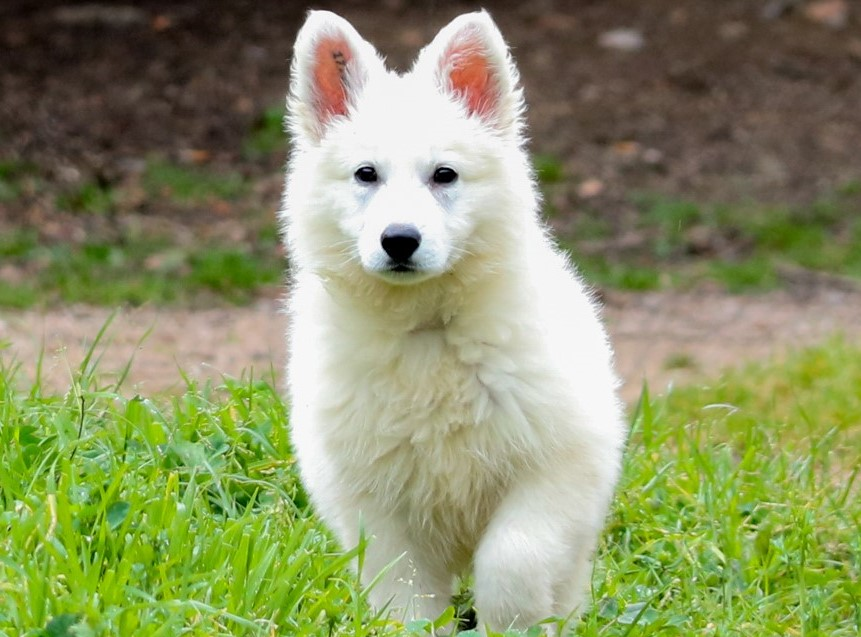
#> input picture Image1.png, 861 x 637 px
$ jupyter execute --allow-errors 'GénéralitéDCT.ipynb'
#> lines starting #> are read from the running program, lines starting #| are printed output that depends on the picture
#Introduction
La Compression JPEG (Joint Photographic Experts Group) est une technique couramment utilisée pour réduire la taille des fichiers d'images sans compromettre de manière significative leur qualité visuelle. Ce premier Notebook sert d'illustration à notre compréhension de la Transformée en Cosinus Discrète (DCT), une technique fondamentale utilisée dans la compression JPEG. Nous explorerons les raisons pour lesquelles la DCT revêt un intérêt particulier et comment ses coefficients peuvent exercer une influence sur le rendu final de l'image. Ce jupyter étant interractif, il est fortement encourager de faire varier les curseurs pour mieux comprendre les concepts abordés.

[cell 1]
#Importations des bibliothèques nécessaires
from PIL import Image
import numpy as np
from PIL import ImageOps
from IPython.display import display
from PIL import Image
import matplotlib.pyplot as plt
from ipywidgets import interact, IntSlider
from matplotlib.patches import Rectangle
#!pip install matplotlib ipywidgets
#!pip install huffman

# 1. Pré-traitemnet de l'image

Nous allons utiliser une image de 637 pixels de largeur, 861 pixels de hauteur et utilisant les 3 canaux de couleur (R,G,B). Nous retrouvons ces informations ci-dessous. Nous réprésentons l'image comme une matrice de pixels.

[cell 2]
# Charger l'image RGB
image_path = './Image1.png'
try:
    image = Image.open(image_path)
#> image is the input picture: PIL image 861x637 RGB; mean R, G, B 139.4, 146.5, 102.4
except FileNotFoundError:
    print(f"Erreur : Fichier '{image_path}' introuvable.")

# Convertir l'image en une matrice NumPy de pixels
matrice_pixel = np.array(image)
print("Dimensions de la matrice des pixels:" , matrice_pixel.shape)
#| Dimensions de la matrice des pixels: (637, 861, 3)

Nous commençons par convertir notre image RGB dans l'espace YCbCr et appliquons un échantillonnage de chrominance.

[cell 3]
def rgb_to_ycbcr(rgb_image):
    # Convertir une image RGB en espace colorimétrique YCbCr
    if rgb_image.mode != 'RGB':
        raise ValueError("L'image doit être en mode RGB.")

    # Extraire les canaux RGB
    r, g, b = rgb_image.split()
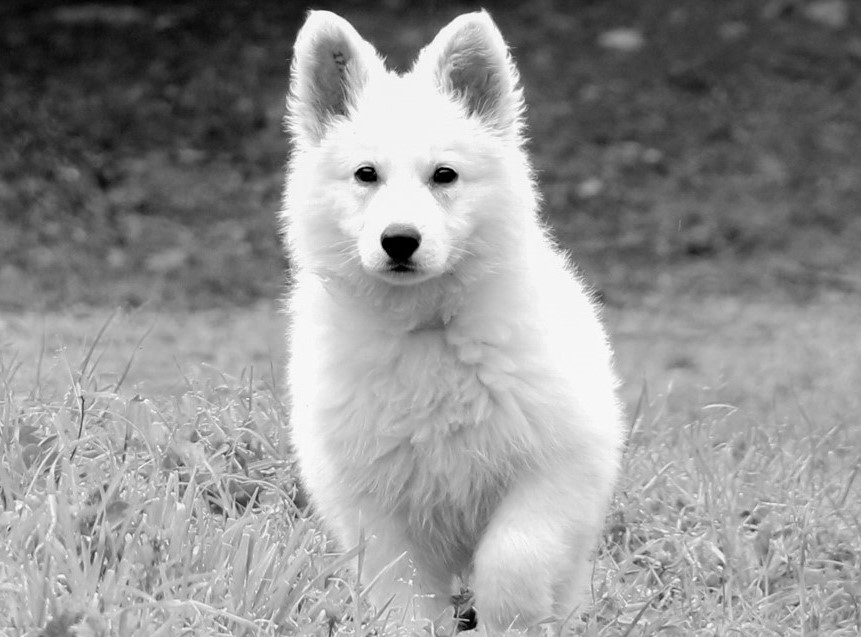
#> g: PIL image 861x637 L; min 0, max 255, mean 146.5
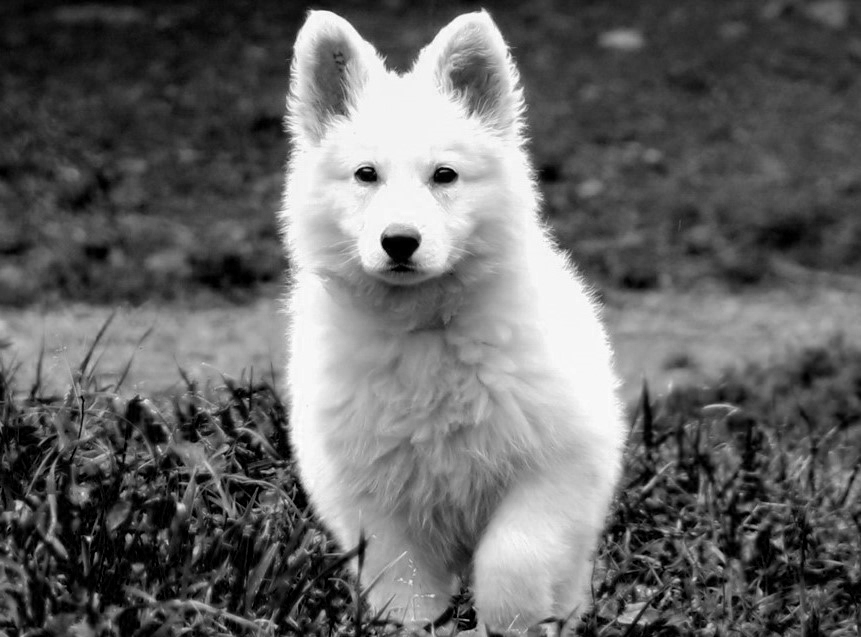
#> b: PIL image 861x637 L; min 0, max 255, mean 102.4

    # Convertir en tableaux NumPy
    r_array = np.array(r, dtype=np.float32)
    g_array = np.array(g, dtype=np.float32)
    b_array = np.array(b, dtype=np.float32)

    # Appliquer la conversion YCbCr
    y_array = 0.299 * r_array + 0.587 * g_array + 0.114 * b_array
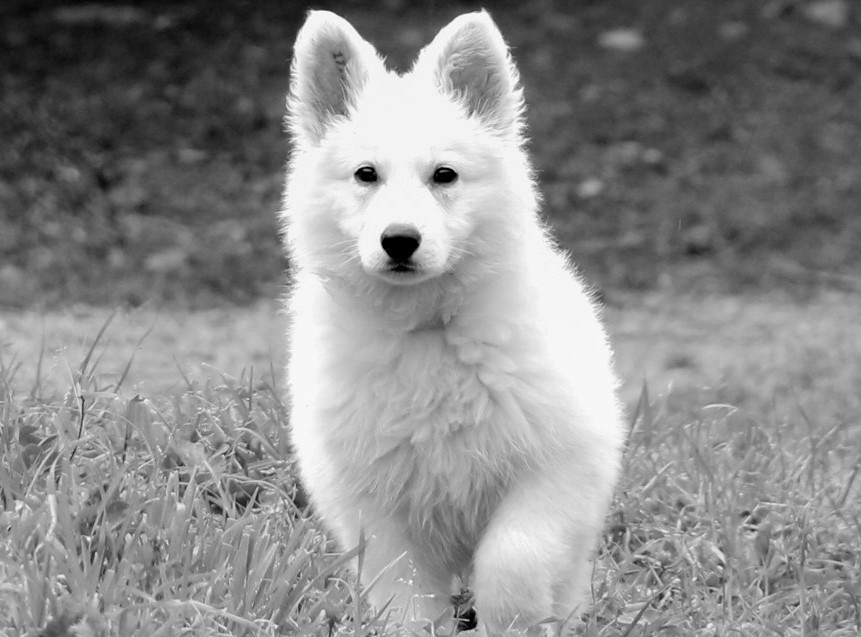
#> y_array: shape (637, 861) float32; min 0, max 255, mean 139.4
    cb_array = 128 - 0.1687 * r_array - 0.3313 * g_array + 0.5 * b_array
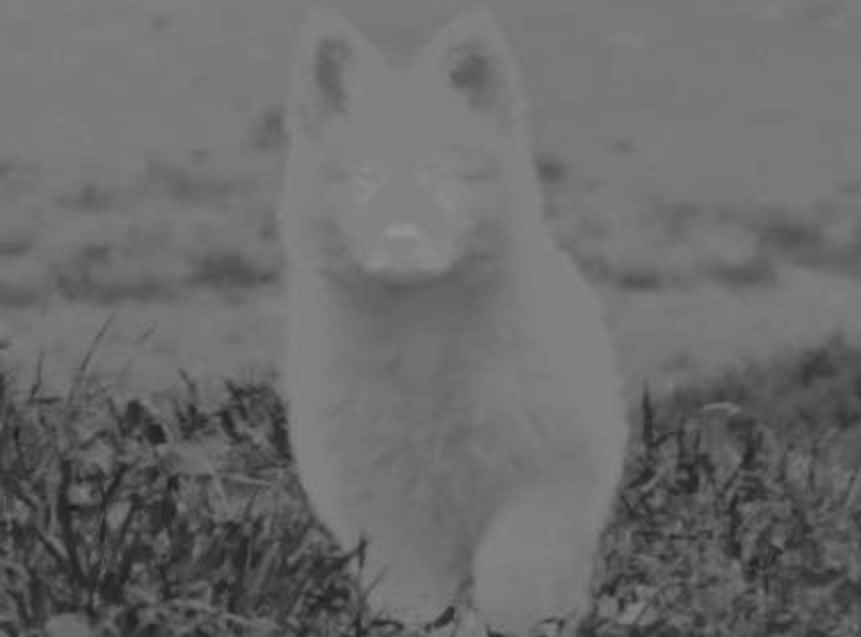
#> cb_array: shape (637, 861) float32; min 25.77, max 147.2, mean 107.1
    cr_array = 128 + 0.5 * r_array - 0.419 * g_array - 0.081 * b_array
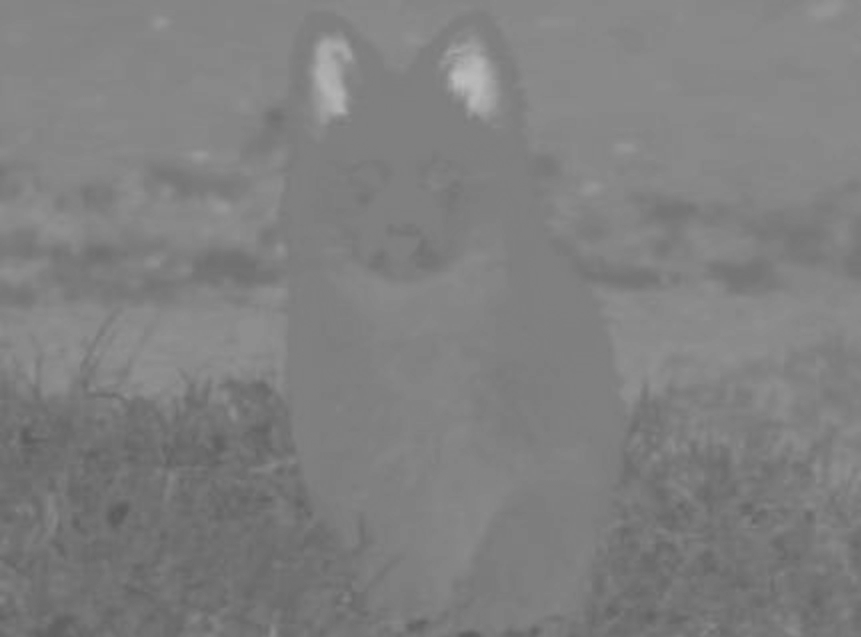
#> cr_array: shape (637, 861) float32; min 90.78, max 190.2, mean 128

    # Limiter les valeurs aux plages valides
    y_array = np.clip(y_array, 0, 255)
    cb_array = np.clip(cb_array, 0, 255)
    cr_array = np.clip(cr_array, 0, 255)

    # Regrouper les canaux Y, Cb, Cr
    ycbcr_array = np.stack((y_array, cb_array, cr_array), axis=-1)
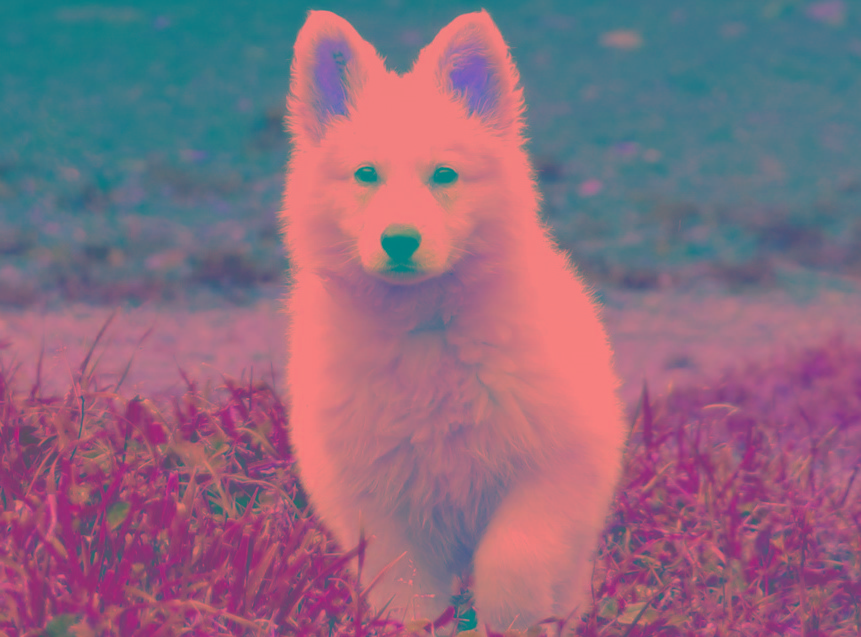
#> ycbcr_array: shape (637, 861, 3) float32; mean of channels 0, 1, 2 139.4, 107.1, 128; drawn as R, G, B

    # Convertir les valeurs en entiers non signés 8 bits
    ycbcr_array = ycbcr_array.astype('uint8')

    # Créer une image YCbCr à partir du tableau NumPy
    ycbcr_image = Image.fromarray(ycbcr_array)

    return ycbcr_image

# Appliquer la conversion et le sous-échantillonnage
ycbcr_image = rgb_to_ycbcr(image)

# Convertir en tableau NumPy
ycbcr_array = np.array(ycbcr_image)

# Définir la taille du bloc
block_size = 2

# Obtenez la hauteur et la largeur de l'image
height, width, _ = ycbcr_array.shape
#> height = 637; width = 861

# Créer une copie de l'image pour stocker le résultat
ycbcr_array_averaged = ycbcr_array.copy()

# Diviser l'image en blocs 2x2 et faire la moyenne des pixels pour chaque bloc
for i in range(0, height, block_size):
    for j in range(0, width, block_size):
        # Extraire un bloc 2x2 de l'image Y
        block = ycbcr_array[i:i+block_size, j:j+block_size, 0]

        # Calculer la moyenne des pixels dans le bloc
        average_value = np.mean(block)

        # Remplacer tous les pixels du bloc par la moyenne calculée
        ycbcr_array_averaged[i:i+block_size, j:j+block_size, 0] = average_value

ycbcr_image_after_subsampling = Image.fromarray(ycbcr_array.astype(np.uint8), 'YCbCr')

# Créer une figure avec 1 ligne et 3 colonnes
#> (the rest of this cell did not finish here and is left out)

Nous allons maintenant soustraire une valeur constante (comme 128) de chaque composante de couleur pour centrer les valeurs autour de zéro.

[cell 4]
def centralisation(ycbcr_array):
    # Créer une matrice de soustraction de 128 avec la même forme que ycbcr_array
    soustraction_128 = np.full_like(ycbcr_array, 128, dtype=int)

    # Soustraire individuellement 128 à chaque valeur
    ycbcr_centralized = ycbcr_array - soustraction_128
    return ycbcr_centralized

# Appeler la fonction avec votre ycbcr_array
ycbcr_array = centralisation(ycbcr_array)

# 2.  Encodeur JPGEG

## 2.1 Représentation de l'image en signal

Dans l'espace colorimétrique YCbCr, la première composante est la composante Y, qui représente la luminance. Nous allons commencer par extraire le canal Y (luminance) de notre image d'origine qui a été convertie en YCbCr et échantillonnée. Les principes que nous aborderons à partir de maintenant s'appliqueront également aux autres composantes Cb et Cr.

[cell 5]
# Extraire le canal Y (niveau de gris) de l'image YCbCr
y_channel, cb_channel, cr_channel = np.split(ycbcr_array, 3, axis=-1)
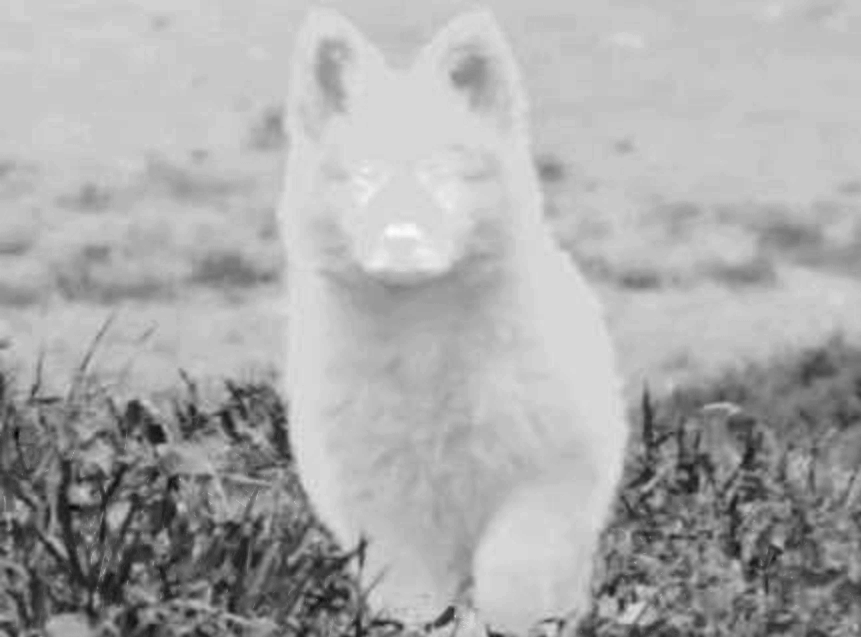
#> cb_channel: shape (637, 861, 1) int64; min -103, max 19, mean -21.33; drawn with min black and max white
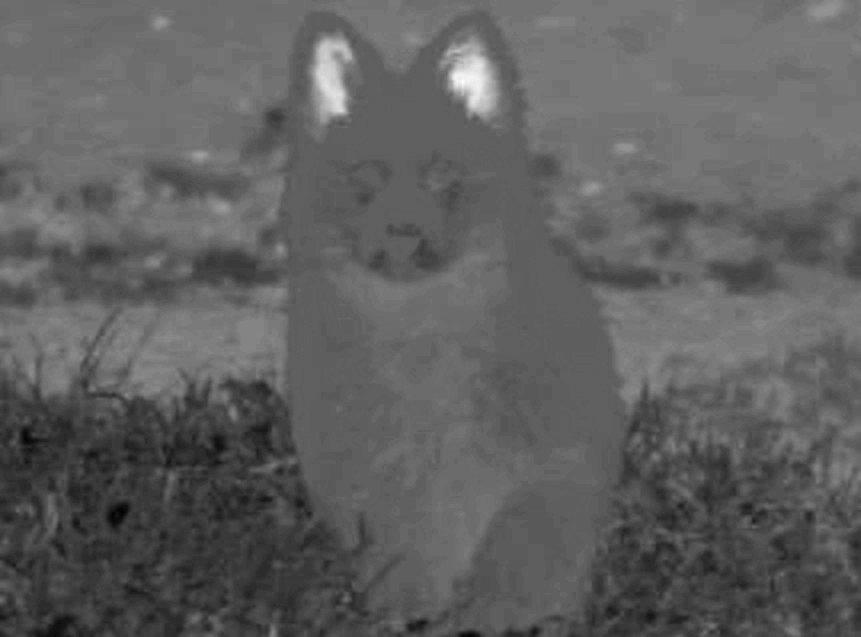
#> cr_channel: shape (637, 861, 1) int64; min -38, max 62, mean -0.4; drawn with min black and max white
# Afficher l'image en niveaux de gris
plt.figure(figsize=(8, 8))
#> (this line was passed over: IPython is not available in this run)
plt.subplot(211)
#> (this line was passed over: IPython is not available in this run)
plt.imshow(y_channel,cmap='gray')
#> (this line was passed over: IPython is not available in this run)
plt.title('Image en niveaux de gris (Y channel)')
#> (this line was passed over: IPython is not available in this run)
#> the sliders are set to indexligne = 100

Nous allons traiter l'image comme un signal. Si nous découpons une rangée particulière de l'image, nous devrions obtenir une rangée de pixels, chacun de valeur entre 0 et 255. Et comme nous avons centré nos valeurs en soustrayant 128, nous obtenons un signal avec des valeurs entre -128 et 127.
Vous pouvez utiliser le curseur et changer "indexligne" pour voir les signaux générés par chaque ligne correspondant à une portion de l'image.

[cell 6]
# Sélectionner un indice de ligne spécifique pour créer le signal
def update_plot(indexligne):
    # Sélectionner la ligne spécifique pour créer le signal
#> called with indexligne = 100
    signal = y_channel[indexligne, :]
#> signal = 861 values, max 117 at index 359, min -92 at index 167, mean -20.8

    # Créer une image avec une seule ligne
    image_with_line = np.zeros_like(y_channel)
    image_with_line[indexligne, :] = signal

    # Effacer la figure précédente (pas vraiment nécessaire)
    # plt.clf()

    # Afficher à la fois l'image avec la ligne spécifique et le signal
    plt.figure(figsize=(8, 8))
#> (this line was passed over: IPython is not available in this run)

    # Afficher l'image avec la ligne spécifique
    plt.subplot(211)
#> (this line was passed over: IPython is not available in this run)
    plt.imshow(image_with_line, cmap='gray', aspect='auto')
#> (this line was passed over: IPython is not available in this run)
    plt.title(f'Ligne {indexligne} de l\'image en niveaux de gris (canal Y)')

    # Afficher le signal en bleu un peu plus foncé (par exemple, RGB(0, 0, 128))
    plt.subplot(212)
    plt.plot(signal, color='#000080')  # Utiliser une valeur RGB personnalisée (bleu foncé)
    plt.title(f'Signal de la ligne {indexligne}')

    # Ajuster l'espacement entre les sous-graphiques
    plt.tight_layout()

    # Afficher la figure
    plt.show()

# Créer un widget interactif avec une barre de défilement pour choisir la ligne
interact(update_plot, indexligne=IntSlider(min=0, max=y_channel.shape[0]-1, step=1, value=100))

# Afficher la figure initiale
plt.show()
